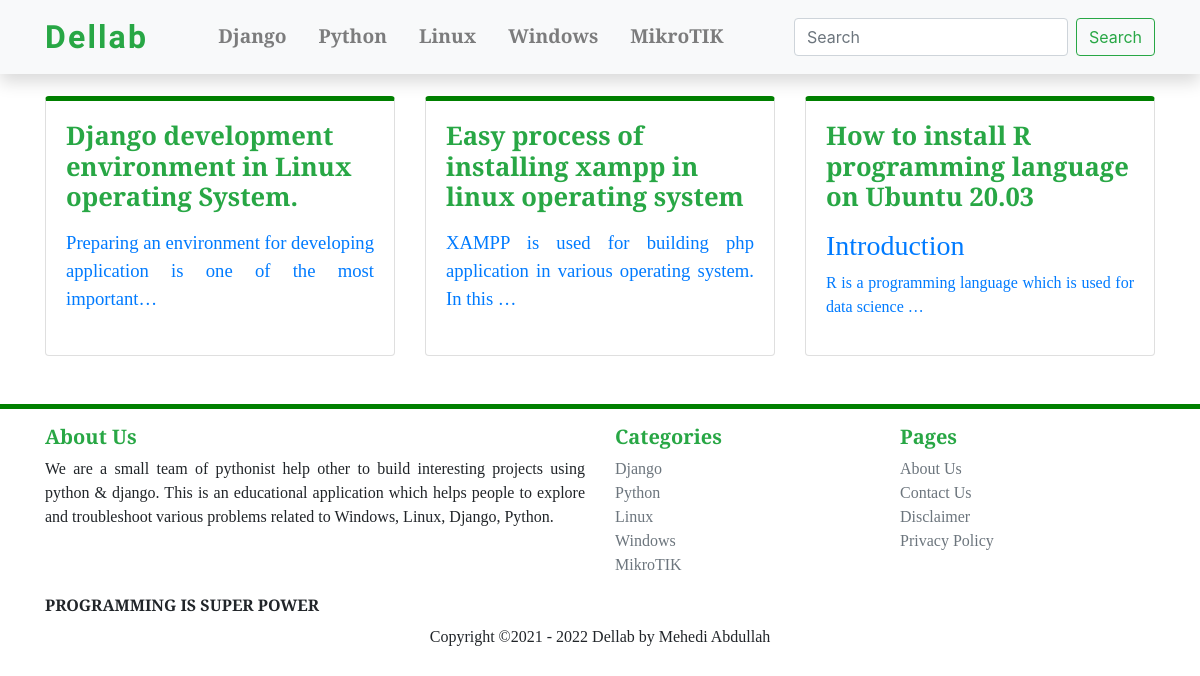
Before: /linux/ with the older database file.
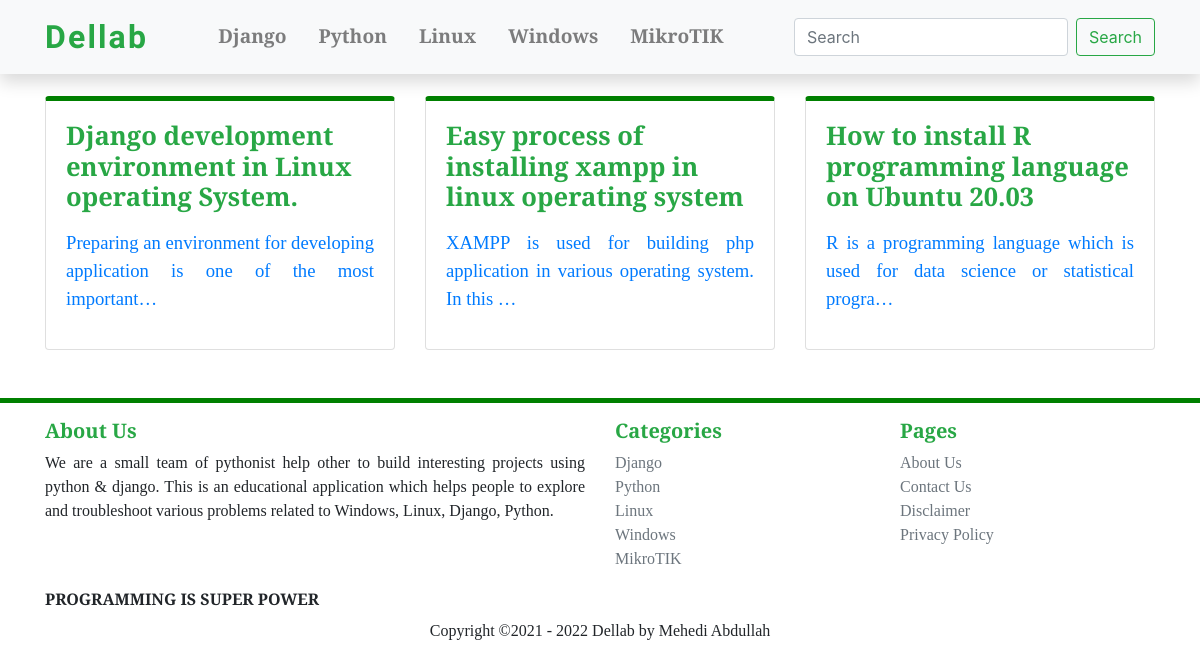
After: the same page with the newer database file.
### blog/models.py (models this page shows, shortened)
class Blog(models.Model):
    title = models.TextField(unique=True, max_length=987)
    writer = models.ForeignKey(User, on_delete=models.CASCADE, null=True, default=1)
    updated = models.DateField(auto_now=True, auto_now_add=False)
    timestamp = models.DateTimeField(auto_now=False, auto_now_add=True)
    category = models.ForeignKey(Category, on_delete=models.CASCADE)
    content = HTMLField()
    slug = models.SlugField(blank=True, max_length=987)
    def get_absolute_url(self):
        return reverse("details", kwargs={"id": self.id, 'slug': self.slug})

### blog/views.py (the view)
# urls.py: path('linux/', views.linux_index, name='linux_index'),
def linux_index(request):
    linux = Blog.objects.filter(Q(category__title__contains ='linux'))
    return render(request, 'linux/index.html', {'linux': linux })

### templates/linux/index.html (shortened to what this page needs)
{% extends 'master.html' %}
{% block main %}
    <div class="container mt-5">
        <div class="row">
            {% for linux in linux %}
                <div class="col-md-4 mt-5">
                    <div class="card h-100" style=" font-family: 'Averia Serif Libre', cursive; border-top: 5px solid green; border-radius:1.6 rem">
                        <a href={{ linux.get_absolute_url }} " style='text-decoration: none;'>
                            <div class="card-body">
                                <h5 class="card-title text-success text-align-center font-weight-bold" style='font-size: 1.6rem; justify-content: center'>{{linux.title|safe}}</h5>
                                <p class="card-text text-secondary" style='font-size: 1.3rem; justify: center'>{{linux.content|truncatechars:144|safe}}</p>
                            </div>
                        </a>
                    </div>
                </div>
            {% empty %}
                No Post Found
            {% endfor %}
        </div>
    </div>
{% endblock main %}

Changed rows visible on the page:
changed Blog "How to install R programming language on Ubuntu 20.03": content "Introduction R is a programming language which is used for data science …" → "R is a programming language which is used for data science or statistical progra…"
